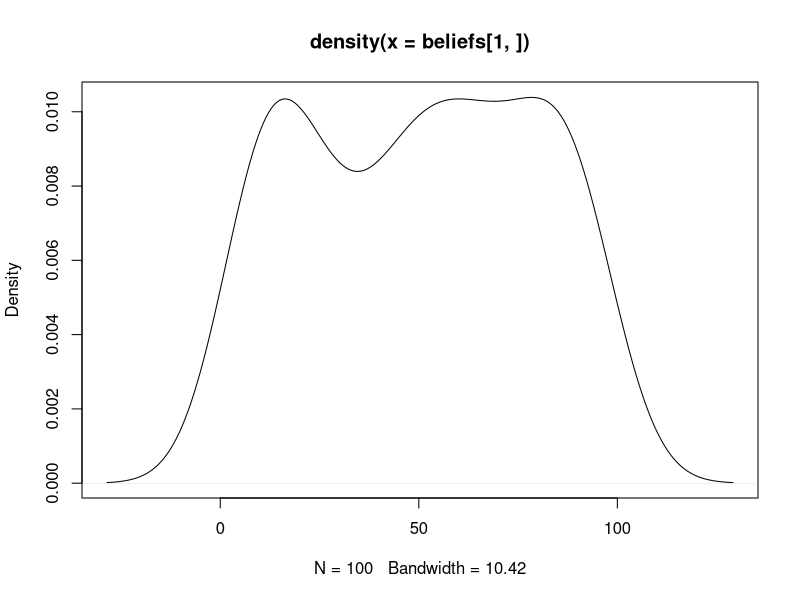
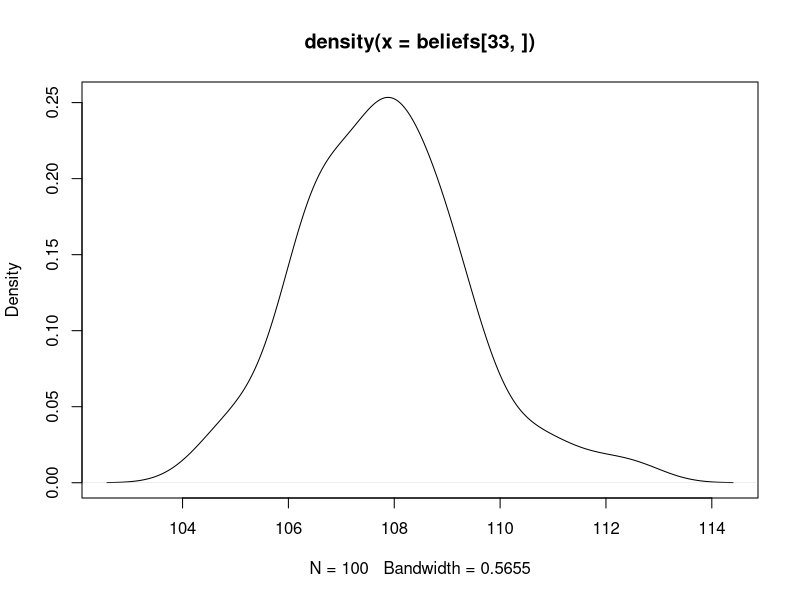
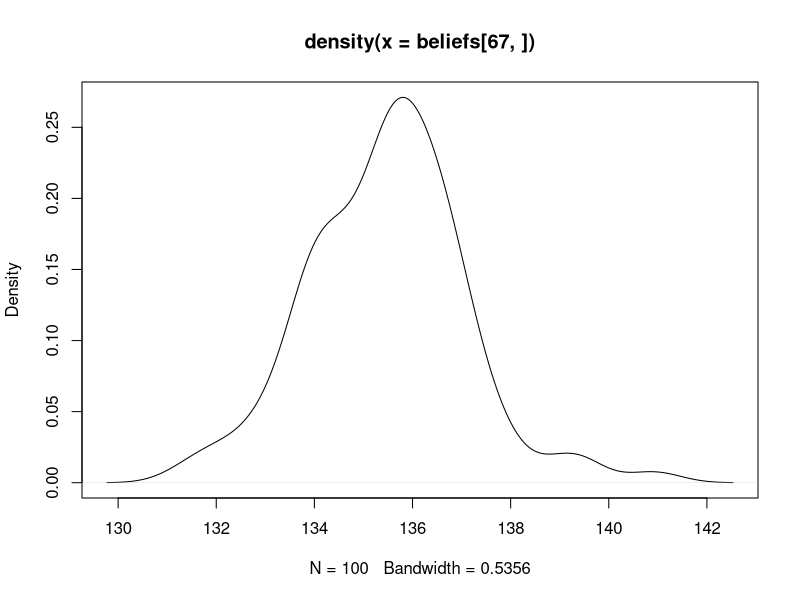
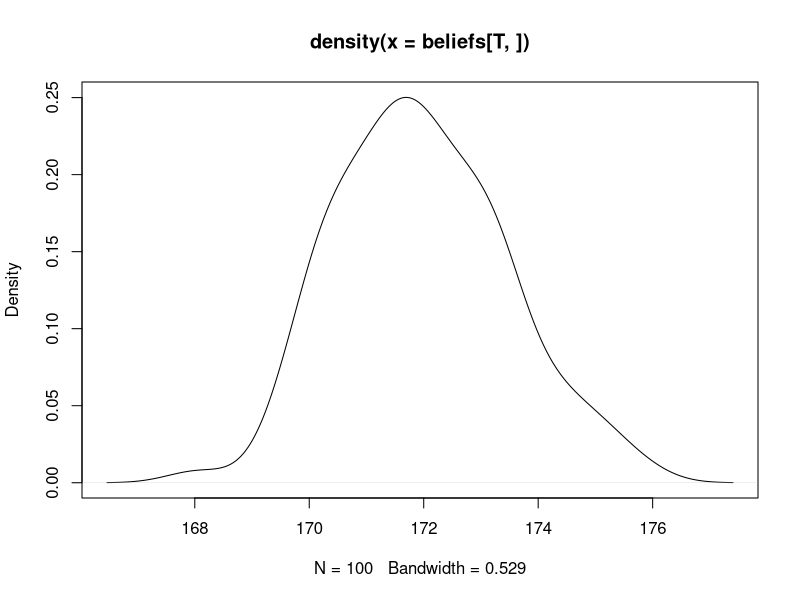
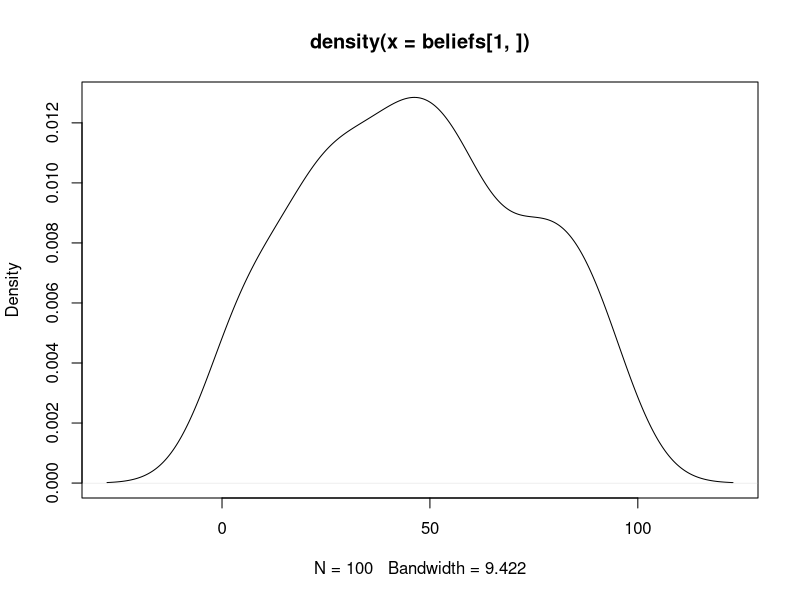
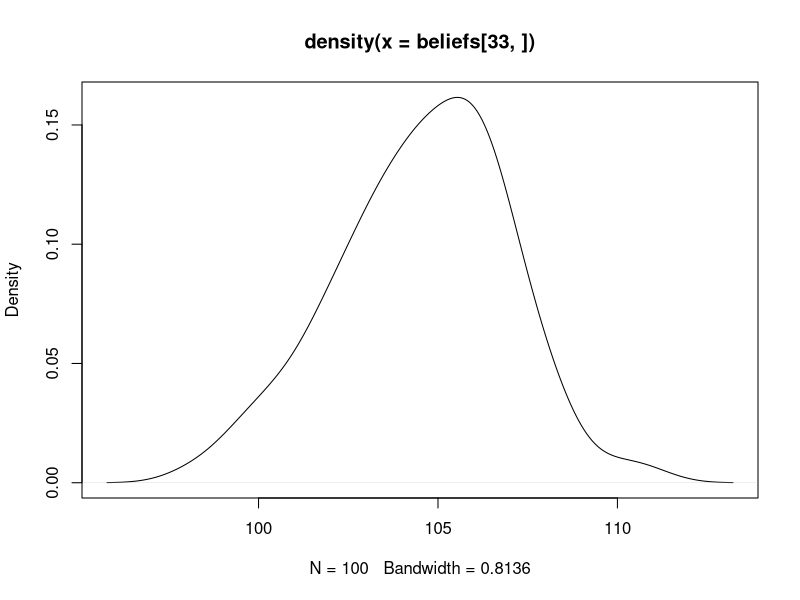
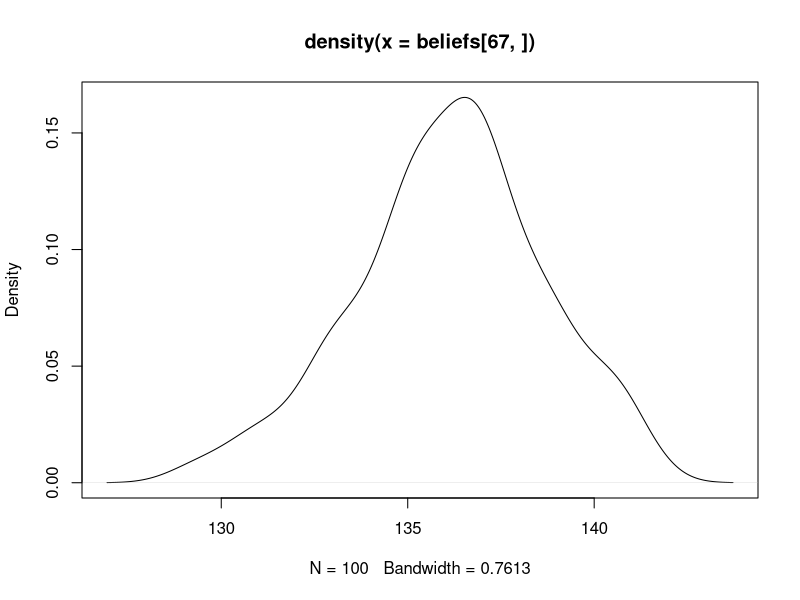
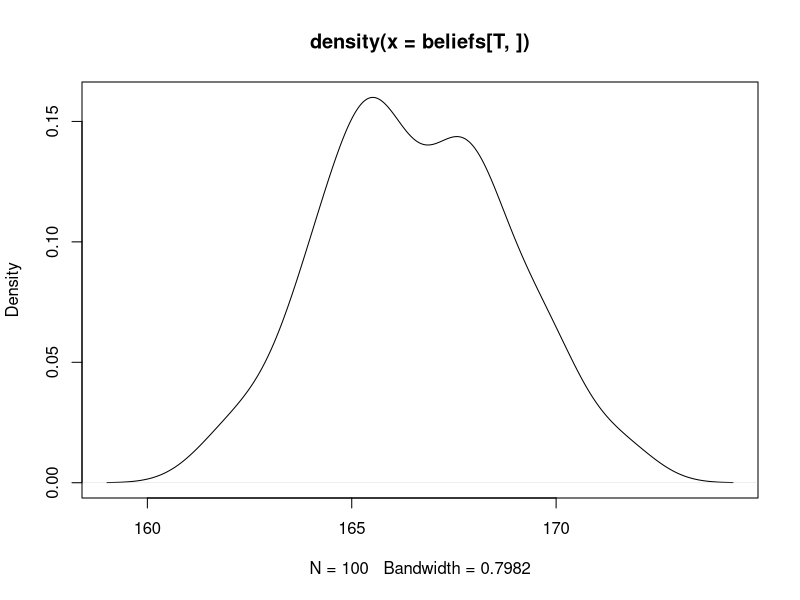

These figures' R source, in order:
## ---- chunk 1
set.seed(2019)

particle_filter <- function(correction = TRUE, sd_emission = 1)
{
for (t in 1:T)
{
    for (m in 1:M)
    {
      
      # Sample from beliefs and weights in last time step
      
      if (t!=1)
      {
        samples[t,m] <<- sample(x=beliefs[t-1,],size=1,replace=TRUE,prob = weights[t-1,])
      } else {
        samples[t,m] <<- runif(n = 1,min = 0,max = 100)
      }
      
      # Predict the state in next step according to transition model
      beliefs[t,m] <<- rnorm(n = 1, mean = samples[t,m] + sample(x = -1:1, size = 1), sd = 1)
      
      # Calculate weights of how well the belief corresponds to the observation
      weights[t,m] <<- dnorm( x = observations[t], mean = beliefs[t,m], sd = sd_emission)
    }
 
    if(!correction)
    {
      weights[t,] <<- 1
    }
  
      # Normalize weights
    weights[t,] <<- weights[t,]/sum(weights[t,])
    
      # Calculate the expected value/prediction 
  predictions[t] <<- sum(beliefs[t,] * weights[t,])
}
  
  cat("Average error with: ", mean(abs(predictions-states)),"\n\n")
  
cat("Expected location in first step: \n", predictions[1], "\n")
cat("True location in first step: \n", states[1], "\n\n")
plot(density(beliefs[1,]))


cat("Expected location in step 33: \n", predictions[33], "\n")
cat("True location in step 33: \n", states[33], "\n\n")
plot(density(beliefs[33,]))

cat("Expected location in step 67: \n", predictions[67], "\n")
cat("True location in step 67: \n", states[67], "\n\n")
plot(density(beliefs[67,]))

cat("Expected location in last step: \n", predictions[T], "\n")
cat("True location in last step: \n", states[T], "\n\n")
plot(density(beliefs[T,]))
}
## ---- chunk 2

#AMN
T<-100
mu_0<-50
Sigma_0<-10
R<-1
Q<-5

x<-vector(length=T)
z<-vector(length=T)
err<-vector(length=T)

for(t in 1:T){
  x[t]<-ifelse(t==1,rnorm(1,mu_0,Sigma_0),x[t-1]+1+rnorm(1,0,R))
  z[t]<-x[t]+rnorm(1,0,Q)
}

mu<-mu_0
Sigma<-Sigma_0*Sigma_0 # KF uses covariances
for(t in 2:2){
    pre_mu<-mu+1
  pre_Sigma<-Sigma+R*R # KF uses covariances
  K<-pre_Sigma/(pre_Sigma+Q*Q) # KF uses covariances
  mu<-pre_mu+K*(z[t]-pre_mu)
  Sigma<-(1-K)*pre_Sigma
  
  err[t]<-abs(x[t]-mu)
  
  #cat("t: ",t,", x_t: ",x[t],", E[x_t]: ",mu," , error: ",err[t],"\n")
  #flush.console()
}

mean(err[2:T])
sd(err[2:T])
## ---- chunk 3
################################################################
# TASK 1
################################################################

T <- 100
M <- 100

# Beliefs represented by particles. These are obtained by sampling from the corrected beliefs in the last timestep and the transition distribution 
beliefs <- matrix(NA,T,M)

# Beliefs corrected by observations
samples <- matrix(NA,T,M)

states <- matrix(NA,T,1)
observations <- matrix(NA,T,1)
predictions <- matrix(NA,T,1)

# Weights corresponding to P(X_t|Z_t)
weights <- matrix(NA,T,M)

# Set initial state
states[1] <- runif(n = 1,min = 0,max = 100)

# Simulate the rest of the states
for (t in 2:T)
{
  states[t] <- rnorm(n = 1, mean = states[t-1] + sample(x = 0:2, size = 1), sd = 1)
}

# Simulate the observations
for (t in 1:T)
{
  observations[t] <- rnorm(n = 1, mean = (states[t] + sample(x = -1:1, size = 1)), sd = 1)
}

particle_filter()

## ---- chunk 4

# TASK 2 (A)
sd_emission <-5

for (t in 1:T)
{
  observations[t] <- rnorm(n = 1, mean = states[t] + sample(x = -1:1, size = 1), sd = sd_emission)
}

particle_filter(sd_emission = sd_emission)

## ---- chunk 5
# TASK 2 (B)
sd_emission <-50
for (t in 1:T)
{
  observations[t] <- rnorm(n = 1, mean = states[t] + sample(x = -1:1, size = 1), sd = sd_emission)
}

particle_filter(sd_emission = sd_emission)

## ---- chunk 6
# TASK 3
particle_filter(FALSE)
